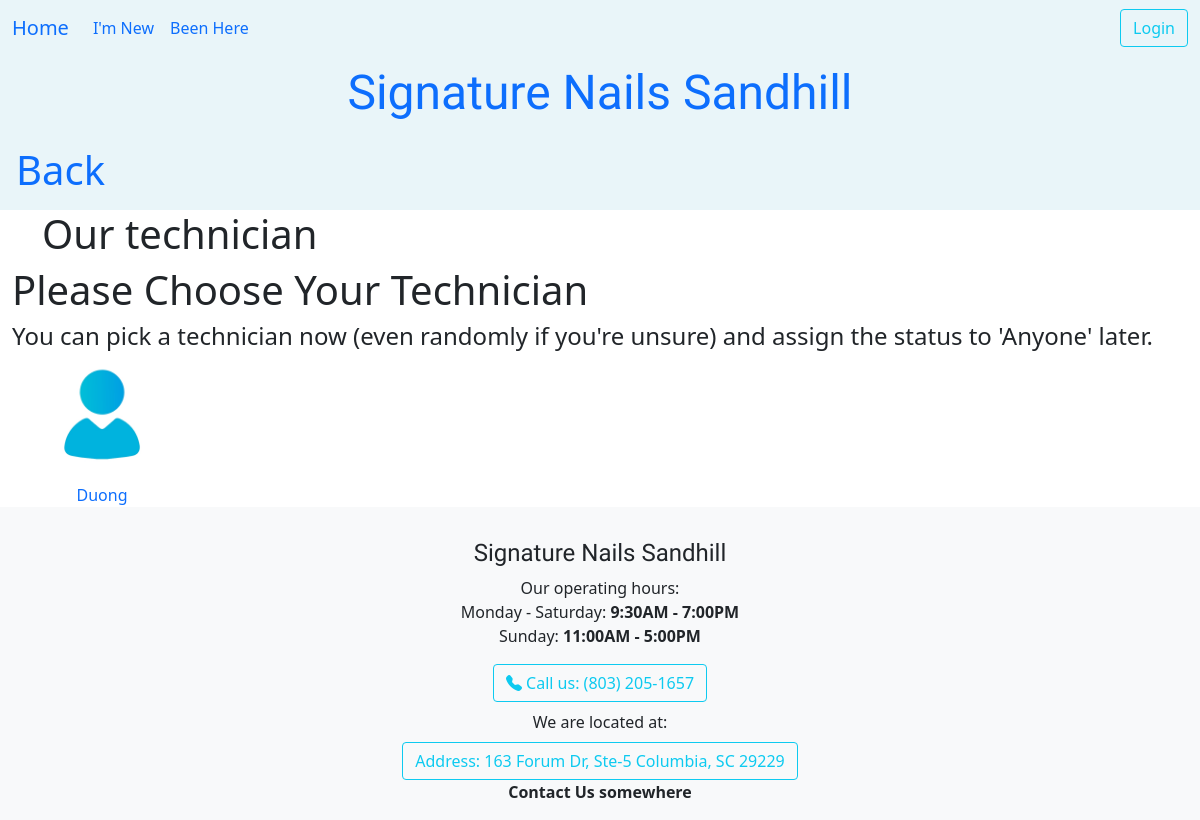
The app's page /dathen/existclient/1/, older data.
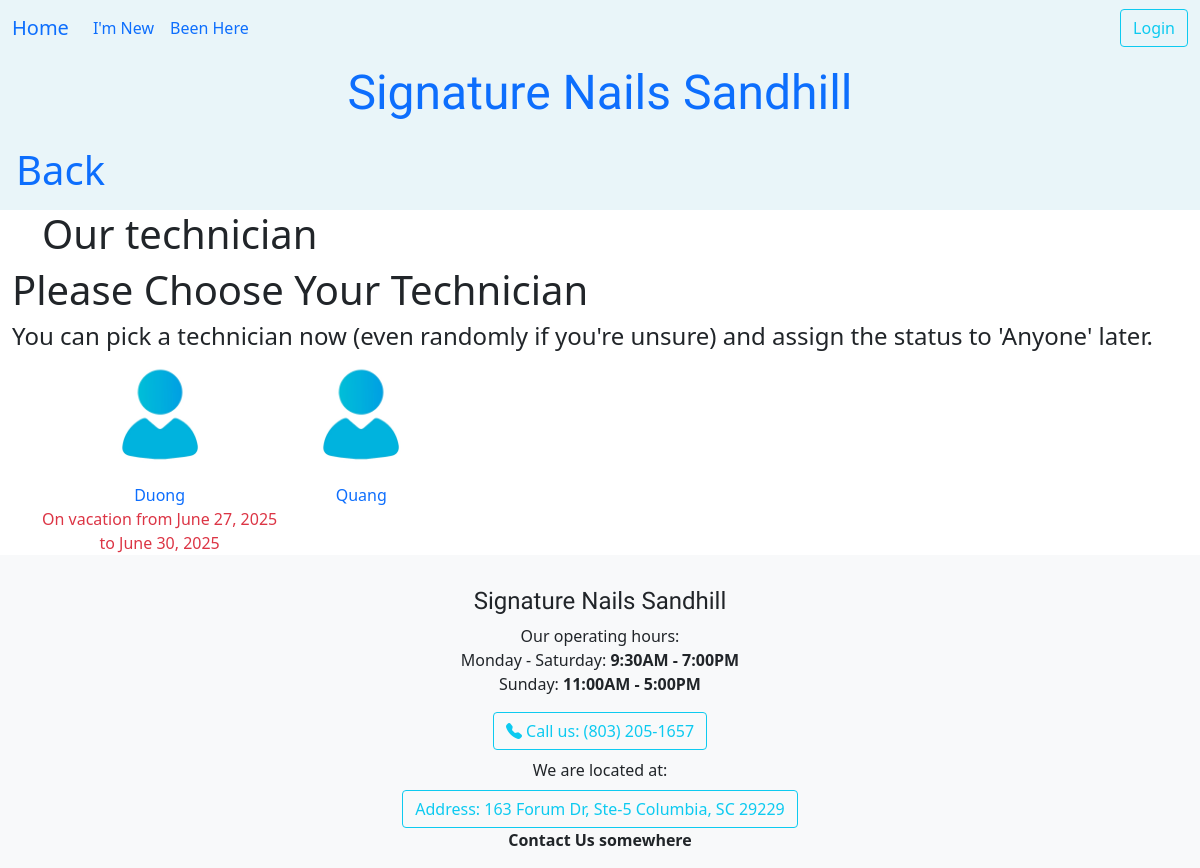
The same page, newer data.
### ledger/models.py (models this page shows, shortened)
class Technician(models.Model):
    name = models.CharField(max_length=25)
    phone = PhoneNumberField()
    email = models.EmailField(max_length=40, null=True, blank=True)
    owner = models.ForeignKey(settings.AUTH_USER_MODEL, on_delete=models.DO_NOTHING)
    start_work_at = models.TimeField()
    end_work = models.TimeField()
    isWork = models.BooleanField(default=False)
    picture = models.ImageField(upload_to='tech_pictures/', null=True, editable=True)
    services = models.ManyToManyField("Service", blank=True, related_name="tech")
    time_come_in = models.DateTimeField(null=True)
    work_days = models.CharField(max_length=7, default="1111110", help_text="MTWTFSS: 1 for work, 0 for off")
    vacation_start = models.DateField(null=True, blank=True, help_text="Start vacation")
    vacation_end = models.DateField(null=True, blank=True, help_text="End vacation, back work!")
    date_go_work = models.DateField(null=True, blank=True)
    history = HistoricalRecords()
    hire_date = models.DateField(auto_now_add=True, help_text="Date when the technician was hired")
    experience = models.PositiveIntegerField(default=0, help_text="Years of experience in the field")
    bio = models.TextField(max_length=500, null=True, blank=True, help_text="Short bio about the technician")
    view_count = models.IntegerField(default=0)
    def still_vacation(self):
        if self.vacation_end:
            return self.vacation_end > timezone.now().date()
        return False
    class Meta:
        unique_together = ('name','phone',)
        ordering = ['name']

### datHen/views.py (the view)
# urls.py: path('existclient/<int:pk>/', views.ExistPickTech.as_view(), name='exist_found' ),
class ExistPickTech(View):
    template = 'datHen/exist_pick_tech.html'
    def get(self, request, pk):
        request.session['client_id'] = ""
        tech = Technician.objects.exclude(name="anyOne")
        cont = {'allTech': tech}
        request.session['client_id'] = pk
        return render(request, self.template, cont)

### datHen/templates/datHen/exist_pick_tech.html (shortened to what this page needs)
{% extends 'base.html' %}
{% load crispy_forms_tags %}
{% load static %}
{% block nutChinh %}
<a class="nav-link" href="{% url 'ledger:index' %}"><h1 class='title'>Back</h1></a>
{% endblock nutChinh %}
{% block heading %}
    <h1 class='title'>Our technician</h1>
{% endblock heading %}
{% block content %}
<h1>Please Choose Your Technician</h1>
<h4>You can pick a technician now (even randomly if you're unsure) and assign the status to 'Anyone' later.</h4>
<div class="container text-center">
    <div class="row row-cols-auto">
        {% for employee in allTech %}
      <div class="col">
        <a href="{% url 'datHen:technician_detail_exist' employee.id %}" class="text-decoration-none link-offset-2 link-underline link-underline-opacity-0">
            <img src="{% if employee.picture %} {{ employee.picture.url }} {% else %} {% static 'ledger/images/person.jpg' %} {% endif %}" class="card-img-top" alt="{{ employee.name }}"style="width: 120px; height: 120px; object-fit: cover; " id="tech-pic">
            <div id="tech-name">{{ employee.name | title }} </div>
            {% if employee.still_vacation %}
                    <div class="text-danger">On vacation from {{ employee.vacation_start }} <br>to {{ employee.vacation_end }}</div>
                {% endif %}
        </a>
        </div>
        {% endfor %}
    </div>
  </div>
{% endblock content %}
{% block footer %}
    <strong>Contact Us somewhere</strong>
{% endblock footer %}

Row changes from the older to the newer data that the page shows:
changed Technician "Duong": vacation_start (not shown) → "June 27, 2025"; vacation_end (not shown) → "June 30, 2025"
added Technician: name "Quang"
